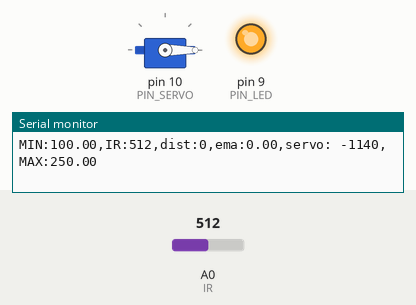
This sketch was run on a simulated Arduino Uno, built with avr-gcc and run on an emulated ATmega328P. On the bench: servo, output pins drawn as LEDs (lit = HIGH), the last lines printed to the serial monitor. The test bench sets the inputs (shaded band); at power-on: A0 (IR) = 512.

Above: at 1.2 s.
1.3 s: A0 (IR) set to 359
2.8 s: A0 (IR) set to 336
At 3.9 s:
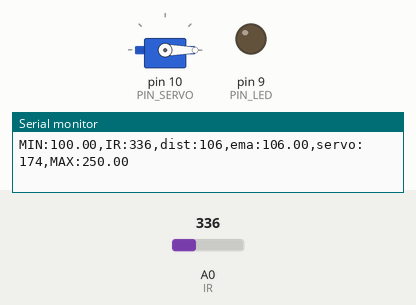
4.3 s: A0 (IR) set to 240
At 5.1 s:
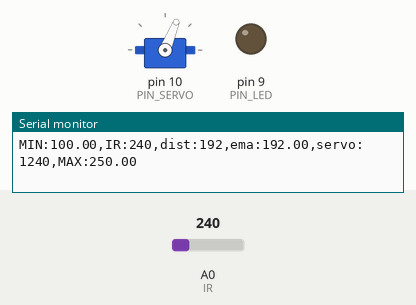
6.0 s: A0 (IR) set to 260
At 6.4 s:
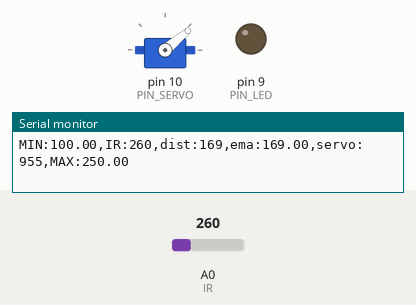
7.6 s: A0 (IR) set to 122
At 8.8 s:
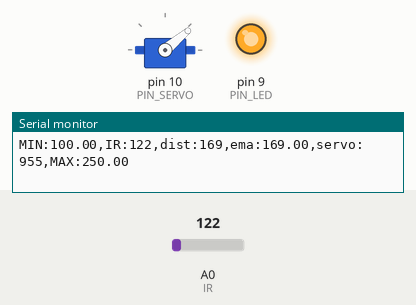
Timing chart, 0 to 10.1 s (numbered marks = the images above; inputs shaded):
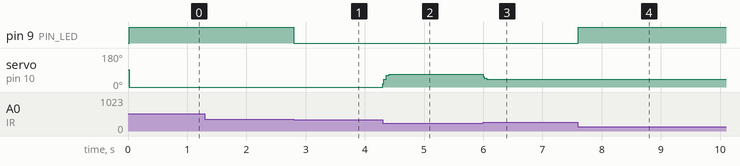

The sketch:

17_example_1.ino
```cpp
#include <Servo.h>

// Arduino pin assignment
#define PIN_LED  9

#define PIN_POTENTIOMETER 3 // Potentiometer at Pin A3

// Add IR Sensor Definition Here !!!
#define IR 0

#define PIN_SERVO 10
#define _SERVO_SPEED 50 // servo speed limit (unit: degree/second)
#define INTERVAL 20     // servo update interval (unit: msec)

#define _DUTY_MIN 550  // servo full clock-wise position (0 degree)
#define _DUTY_NEU 1480 // servo neutral position (90 degree)
#define _DUTY_MAX 2410 // servo full counter-clockwise position (180 degree)

#define _DIST_MAX 250.0
#define _DIST_MIN 100.0

#define LOOP_INTERVAL 20   // Loop Interval (unit: msec)
#define _EMA_ALPHA 0.5    //// EMA weight of new sample (range: 0 to 1)

Servo myservo;
unsigned long last_loop_time;   // unit: msec

float dist_prev;
float dist_ema;

void setup()
{
  pinMode(PIN_LED, OUTPUT);
  myservo.attach(PIN_SERVO);
  myservo.writeMicroseconds(_DUTY_NEU);

  Serial.begin(2000000);
}

void loop()
{
  int dist_raw;
  unsigned long time_curr = millis();
  int a_value, duty;

  // wait until next event time
  if (time_curr < (last_loop_time + LOOP_INTERVAL))
    return;

  last_loop_time += LOOP_INTERVAL;

  // Remove Next line !!!
  // Read IR Sensor value !!!
  a_value = analogRead(IR);

  // Convert IR sensor value into distance !!!
  dist_raw = (6762.0/(a_value-9)-4.0)*10.0 - 60.0;

  // we need distance range filter here !!!
  if (dist_raw < _DIST_MIN) {
    dist_raw = dist_prev;           // cut lower than minimum
    digitalWrite(PIN_LED, 1);       // LED OFF
  } else if (dist_raw > _DIST_MAX) {
    dist_raw = dist_prev;           // Cut higher than maximum
    digitalWrite(PIN_LED, 1);       // LED OFF
  } else {    // In desired Range
    dist_prev = dist_raw;
    digitalWrite(PIN_LED, 0);       // LED ON
  }

  // we need EMA filter here !!!
  dist_ema = _EMA_ALPHA * dist_raw + (1 - _EMA_ALPHA) * dist_ema;

  // Modify the below line to implement the EMA equation
  duty = (float)(dist_ema - _DIST_MIN) * (_DUTY_MAX - _DUTY_MIN)/(_DIST_MAX - _DIST_MIN) + _DIST_MIN;
  myservo.writeMicroseconds(duty);

  // print IR sensor value, distnace, duty !!!
  Serial.print("MIN:"); Serial.print(_DIST_MIN);
  Serial.print(",IR:"); Serial.print(a_value);
  Serial.print(",dist:"); Serial.print(dist_raw);
  Serial.print(",ema:"); Serial.print(dist_ema);
  Serial.print(",servo: "); Serial.print(duty);
  Serial.print(",MAX:"); Serial.print(_DIST_MAX);
  Serial.println("");
}
```

Measured:
- the behaviour switches between 348 and 347 on A0 (IR) (found by bisection; images 0 and 1)
- after the input at 2.8 s, pin 9 (PIN_LED): HIGH → LOW at once
- after the input at 4.3 s, servo on pin 10 (PIN_SERVO): 0° → 67° at once, → 68° 0.20 s later
- after the input at 6.0 s, servo on pin 10 (PIN_SERVO): 68° → 40° at once
- after the input at 7.6 s, pin 9 (PIN_LED): LOW → HIGH at once
